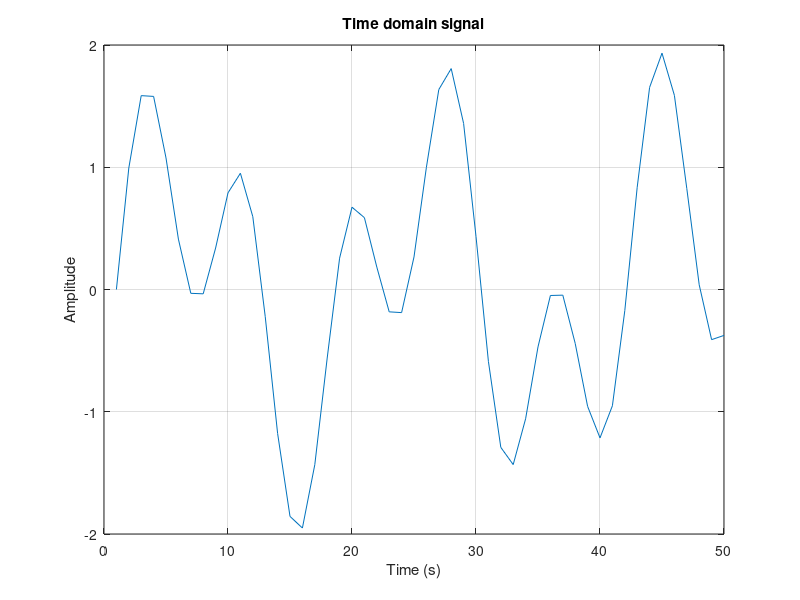
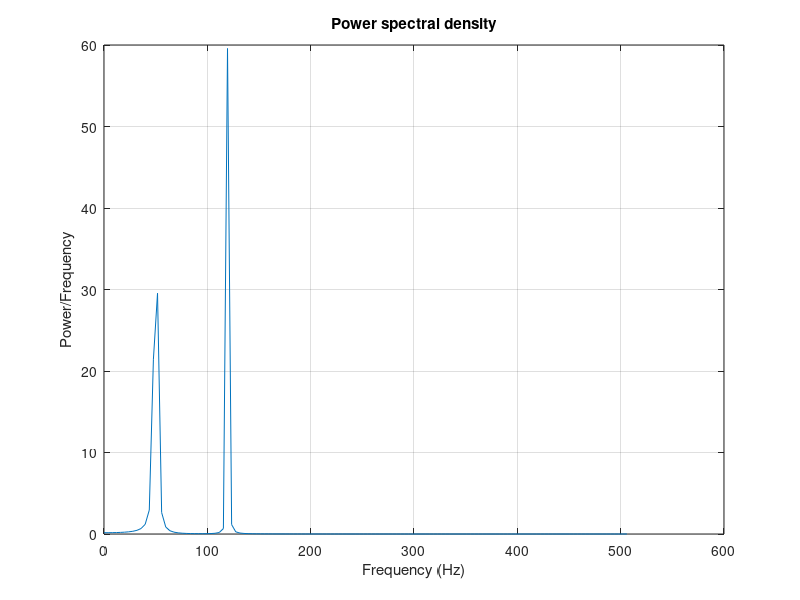
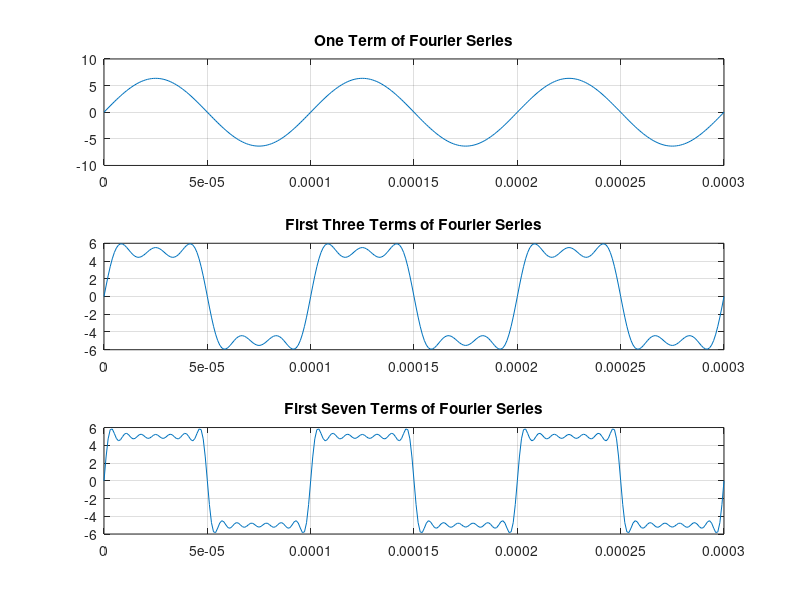

MATLAB code for these plots, in order:
% Notes:
% - FFT (Fast Fourier Transform) is an efficient algorithm to compute the discrete Fourier transform and its inverse.
% - Spectral analysis helps in identifying the frequency components of a signal, especially when it's buried in noise.

% Generate Time Vector
t = 0:0.001:0.25; % Time vector from 0 to 0.25 seconds with 1 ms steps

% Generate Signal with Sine Waves at 50 Hz and 120 Hz
x = sin(2 * pi * 50 * t) + sin(2 * pi * 120 * t); % Sum of sine waves

% Plot Time Domain Signal
figure; % Create a new figure
plot(x(1:50));
title('Time domain signal');
xlabel('Time (s)');
ylabel('Amplitude');
grid;

% Apply FFT
Y = fft(x, 251); % Compute the FFT of the signal with 251 points

% Calculate Power Spectral Density
Pyy = Y .* conj(Y) / 251; % Compute power spectral density

% Generate Frequency Axis
f = 1000 / 251 * (0:127); % Frequency axis for the first 128 points

% Plot Power Spectral Density
figure; % Create a new figure
plot(f, Pyy(1:128));
title('Power spectral density');
xlabel('Frequency (Hz)');
ylabel('Power/Frequency');
grid;


% Notes:
% - Fourier series represents a function as a sum of sinusoidal functions.
% - Understanding Fourier series helps in analyzing periodic signals in both time and frequency domains.

% Define Time Vector for Fourier Series
t = 0:0.1e-3/100:3*0.1e-3; % 100 samples per cycle with 3 cycles

% Generate Fourier Series Terms
y1 = (20/pi) * sin(2 * pi * 1e4 * t);
figure; % Create a new figure
subplot(3, 1, 1);
plot(t, y1);
title('One Term of Fourier Series');
grid;

y2 = (20/pi) * (1/3 * sin(2 * pi * 3 * 1e4 * t));
y3 = (20/pi) * (1/5 * sin(2 * pi * 5 * 1e4 * t));
subplot(3, 1, 2);
plot(t, y1 + y2 + y3);
title('First Three Terms of Fourier Series');
grid;

y4 = (20/pi) * (1/7 * sin(2 * pi * 7 * 1e4 * t));
y5 = (20/pi) * (1/9 * sin(2 * pi * 9 * 1e4 * t));
y6 = (20/pi) * (1/11 * sin(2 * pi * 11 * 1e4 * t));
y7 = (20/pi) * (1/13 * sin(2 * pi * 13 * 1e4 * t));
subplot(3, 1, 3);
plot(t, y1 + y2 + y3 + y4 + y5 + y6 + y7);
title('First Seven Terms of Fourier Series');
grid;
